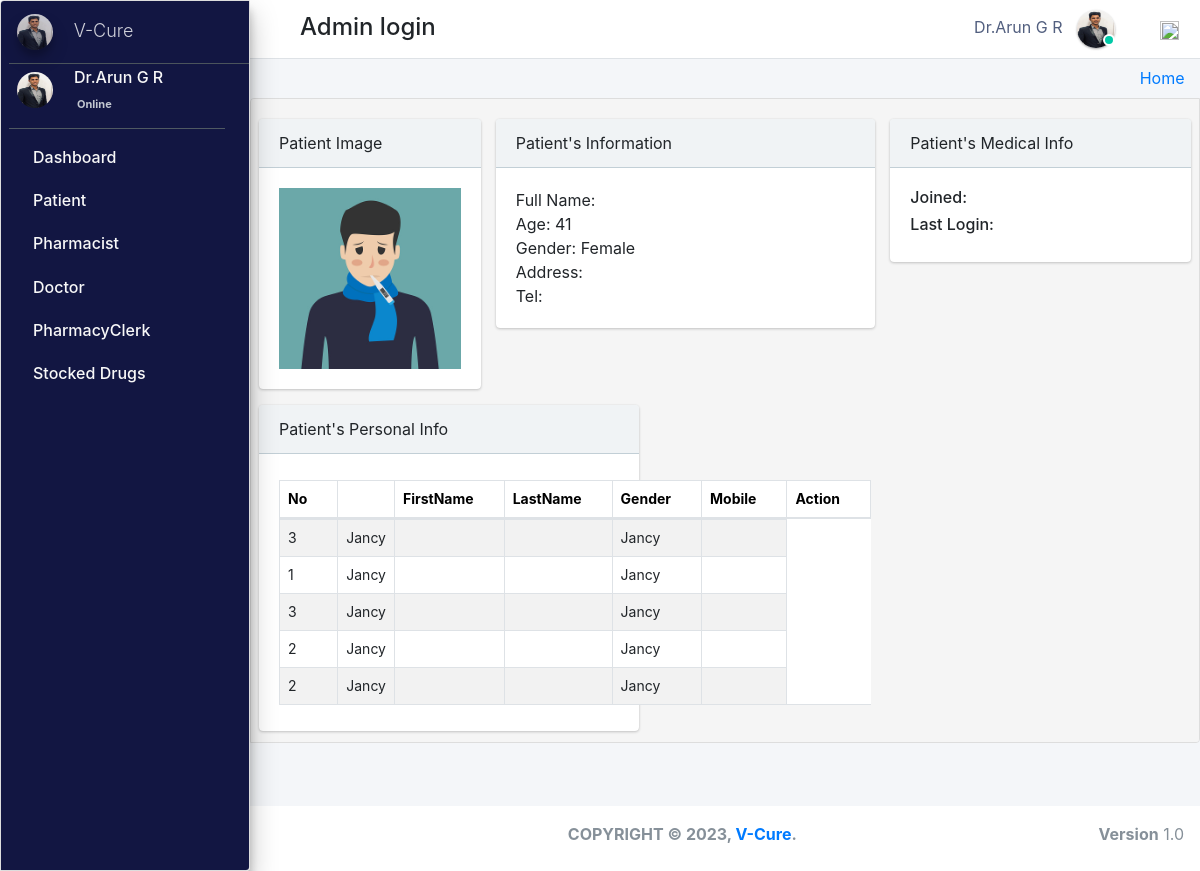
/admin_user/patient_personalRecords/8/ (signed in), run on the app's committed database.
### pharmacy/models.py (models this page shows, shortened)
class CustomUser(AbstractUser):
    user_type_data = ((1, "AdminHOD"), (2, "Pharmacist"), (3, "Doctor"), (4, "PharmacyClerk"),(5, "Patients"))
    user_type = models.CharField(default=1, choices=user_type_data, max_length=10)

class AdminHOD(models.Model):
    gender_category=(
        ('Male','Male'),
        ('Female','Female'),
    )
    admin = models.OneToOneField(CustomUser,null=True, on_delete = models.CASCADE)
    emp_no= models.CharField(max_length=100,null=True,blank=True)
    gender=models.CharField(max_length=100,null=True,choices=gender_category)
    mobile=models.CharField(max_length=10,null=True,blank=True)
    address=models.CharField(max_length=300,null=True,blank=True)
    profile_pic=models.ImageField(default="admin.png",null=True,blank=True)
    created_at = models.DateTimeField(auto_now_add=True)
    updated_at = models.DateTimeField(auto_now=True)
    date_employed=models.DateTimeField(auto_now_add=True, auto_now=False)
    objects = models.Manager()

class Patients(models.Model):
    gender_category=(
        ('Male','Male'),
        ('Female','Female'),
    )
    reg_no=models.CharField(max_length=30,null=True,blank=True,unique=True)
    gender=models.CharField(max_length=7,null=True,blank=True,choices=gender_category)
    first_name=models.CharField(max_length=20,null=True,blank=True)
    last_name=models.CharField(max_length=20,null=True,blank=True)
    dob=models.DateTimeField(auto_now_add= False, auto_now=False,null=True,blank=True)
    phone_number=models.CharField(max_length=10,null=True,blank=True)
    profile_pic=models.ImageField(default="patient.jpg",null=True,blank=True)
    age= models.IntegerField(default='0', blank=True, null=True)
    address=models.CharField(max_length=300,null=True,blank=True)
    date_admitted=models.DateTimeField(auto_now_add=True, auto_now=False)
    last_updated = models.DateTimeField(auto_now_add=False, auto_now=True)

class Dispense(models.Model):
    patient_id = models.ForeignKey(Patients, on_delete=models.DO_NOTHING,null=True)
    drug_id = models.ForeignKey(Stock, on_delete=models.SET_NULL,null=True,blank=False)
    dispense_quantity = models.PositiveIntegerField(default='1', blank=False, null=True)
    taken=models.CharField(max_length=300,null=True, blank=True)
    stock_ref_no=models.CharField(max_length=300,null=True, blank=True)
    instructions=models.TextField(max_length=300,null=True, blank=False)
    dispense_at = models.DateTimeField(auto_now_add=True,null=True, blank=True)

### pharmacy/HODViews.py (the view)
# urls.py: path('admin_user/patient_personalRecords/<pk>/',HODViews.patient_personalRecords,name='patient_record'),
def patient_personalRecords(request,pk):
    patient=Patients.objects.get(id=pk)
    prescrip=patient.prescription_set.all()
    stocks=patient.dispense_set.all()
    context={
        "patient":patient,
        "prescription":prescrip,
        "stocks":stocks
    }
    return render(request,'hod_templates/patient_personalRecords.html',context)

### pharmacy/LoginCheckMiddleWare.py (called while the page is built, shortened)
    def process_view(self, request, view_func, view_args, view_kwargs):
        modulename = view_func.__module__
        user = request.user
        if user.is_authenticated:
            if user.user_type == "1":
                if modulename == "pharmacy.HODViews":
                    pass
                elif modulename == "":
                    pass
                elif modulename == "pharmacy.views" or modulename == "django.views.static":
                    pass
                else:
                    pass
            else:
                return redirect("login")
        else:
            if request.path == reverse("login"):
                pass
            else:
                return redirect("login")

### pharmacy/templates/hod_templates/patient_personalRecords.html (shortened to what this page needs)
{% extends 'hod_templates/base_template.html'%} {% block main_content %}
<div class="content">
    <div class="row pt">
        <div class="col-lg-3">
            <div class="card">
                <div class="card-header">
                     Patient Image
                </div>
                <div class="card-body d-flex justify-content-center">
                    <img src="{{patient.profile_pic.url}}" class="img-fluid" />
                </div>
            </div>
        </div>
        <div class="col-lg-5">
            <div class="card">
                <div class="card-header">
                     Patient's Information
                </div>
                <div class="card-body">
                    <tbody>
                        <tr>
                            <td>Full Name: {{patient.patientname}}</td>
                            <br>
                            <td>Age: {{ patient.age }}</td>
                            <br>
                            <td>Gender: {{ patient.gender }}</td>
                            <br>
                            <td>Address: {{ patient.adresss }}</td>
                            <br>
                            <td>Tel: {{ patient.mobile }}</td>
                        </tr>
                    </tbody>
                </div>
            </div>
        </div>
        <div class="col-lg-4">
            <div class="card">
                <div class="card-header">
                     Patient's Medical Info
                </div>
                <div class="card-body">
                    <h6>Joined: </h6>
                    <h6>Last Login: </h6>
                </div>
            </div>
        </div>
        <div class="col-lg-5">
            <div class="card">
                <div class="card-header">
                     Patient's Personal Info
                </div>
                <div class="card-body">
                    <table class="table table-bordered table-hover dataTable">
                        <thead>
                            <tr>
                                <th>No</th>
                                <th></th>
                                <th>FirstName</th>
                                <th>LastName</th>
                                <th>Gender</th>
                                <th>Mobile</th>
                                <th class="text-center">Action</th>
                            </tr>
                        </thead>
                        <tbody>
                            {% for stock in stocks %}
                            <tr>
                                <td>{{stock.dispense_quantity}}</td>
                                <td>{{stock.patient_id.first_name}}</td>
                                <td>{{stock.sto}}</td>
                                <td>{{stock.quantity}}</td>
                                <td>{{stock.patient_id.first_name}}</td>
                                <td>
                            </tr>
                            {% endfor %}
                        </tbody>
                    </table>
                </div>
            </div>
        </div>
    </div>
</div>
{% endblock %}

### pharmacy/templates/hod_templates/base_template.html (shortened to what this page needs)
{% extends 'base_file.html' %} {% block htm %}
<body class="hold-transition sidebar-mini layout-fixed">
    <div class="wrapper">
        <nav class="main-header navbar navbar-expand navbar-white navbar-light">
            <ul class="navbar-nav">
                <li class="nav-item">
                    <a class="nav-link" data-widget="pushmenu" href="#" role="button"></a>
                </li>
            </ul>
            <h4 style="margin-left: 10px; margin-top: 5px;">Admin login </h4>
            <ul class="navbar-nav ml-auto">
                <li class="mx-3">
                    <a href="#" class="sm-submenu-with-image a">
                        <span>{{user.first_name}}  {{user.last_name}}</span>
                        <img src="{{request.user.adminhod.profile_pic.url}}" class="img-circle elevation-1" width="38" height="38" alt="">
                        <span class="avatar-status avatar-sm-status avatar-status-success"></span>
                    </a>
                </li>
                <li class="nav-item dropdown ml-3 low">
                    <a href="#" class="btn btn-outlined btn-black text-muted bg-transparent " data-toggle="dropdown" aria-expanded="false" data-wow-delay="0.7s"><img src="https://img.icons8.com/ios/50/000000/settings.png" width="19" height="19">
                    </a>
                </li>
            </ul>
        </nav>
        {% include 'hod_templates/sidebar.html'%}
        <div class="content-wrapper">
            <div class="content-header">
                <div class="container-fluid">
                    <div class="row ">
                        <div class="col-sm-6">
                        </div>
                        <div class="col-sm-6 ">
                            <ol class="breadcrumb float-sm-right">
                                <li class="breadcrumb-item"><a href="">Home</a></li>
                            </ol>
                        </div>
                    </div>
                </div>
            </div>
            {% block main_content %} {% endblock main_content %}
        </div>
        {% include 'hod_templates/footer.html'%}
    </div>
    {% endblock htm %}

### pharmacy/templates/hod_templates/sidebar.html (shortened to what this page needs)
<aside class="main-sidebar sidebar-dark-primary elevation-4">
    <a href="" class="brand-link ml-2">
        <img src="{{request.user.adminhod.profile_pic.url}}" alt="" width="36" height="36" class=" img-circle elevation-3" style="opacity: .8">
        <span class="brand-text font-weight-light mt-1 ml-3 mmust">V-Cure</span>
    </a>
    <div class="sidebar">
        <div class="user-panel mr-3">
            <div class="pull-left image sm-submenu-with-image a ml-2 ">
                <img src="{{request.user.adminhod.profile_pic.url}}" class="img-circle mt-2" width="36" height="36" alt="User Image">
            </div>
            <div class="pull-left info">
                <p>{{user.first_name}} {{user.last_name}}</p>
                <a href="#"> Online</a>
            </div>
        </div>
        <nav class="mt-2">
            <ul class="nav nav-pills nav-sidebar flex-column" data-widget="treeview" role="menu" data-accordion="false">
                <li class="nav-item">
                    <a href="{% url  'admin_dashboard' %}" class="nav-link">
                        <p>
                            Dashboard
                        </p>
                    </a>
                </li>
                <li class="nav-item">
                    <a href="#" class="nav-link">
                        <p>
                            Patient
                        </p>
                    </a>
                </li>
                <li class="nav-item">
                    <a href="#" class="nav-link">
                        <p>
                            Pharmacist
                        </p>
                    </a>
                </li>
                <li class="nav-item">
                    <a href="#" class="nav-link">
                        <p>
                            Doctor
                        </p>
                    </a>
                </li>
                <li class="nav-item">
                    <a href="#" class="nav-link">
                        <p>
                            PharmacyClerk
                        </p>
                    </a>
                </li>
                <li class="nav-item">
                    <a href="#" class="nav-link">
                        <p>
                            Stocked Drugs
                        </p>
                    </a>
                </li>
            </ul>
        </nav>
    </div>
</aside>

### static/css/main.css (style rules this page uses)
html { font-family: sans-serif; line-height: 1.15; -webkit-text-size-adjust: 100%; -webkit-tap-highlight-color: transparent; }
body { overflow-y: hidden; overflow-x: hidden; font-family: -apple-system, BlinkMacSystemFont, "Segoe UI", Roboto, "Helvetica Neue", Arial, "Noto Sans", sans-serif, "Apple Color Emoji", "Segoe UI Emoji", "Segoe UI Symbol", "Noto Color Emoji" !important; }
th { color: rgb(0, 0, 0); font-size: 14px !important; }
.content { background-color: #f5f5f5; border: 1px solid #dddddd; border-radius: 4px 0px 4px 0px; left: -1px; padding: 10px 7px 5px; }
.main-sidebar { background: #ffffff; border: 1px solid #dddddd; border-radius: 4px 0px 4px 0px; font-weight: bold; }
.content { height: 75vh; overflow-y: scroll; overflow-x: hidden; }
.content .row { margin-top: 20px !important; }
.main-sidebar { background-color: #121642 !important; color: white !important; }
.main-sidebar p { color: #f8f8f8 !important; font-weight: 500 !important }
td { font-size: 14px !important; }
.avatar-status { position: absolute; bottom: 12px; right: 75.4px; display: -ms-inline-flexbox; display: inline-flex; -ms-flex-negative: 0; flex-shrink: 0; -ms-flex-pack: center; justify-content: center; -ms-flex-align: center; align-items: center; white-space: nowrap; text-align: center; vertical-align: baseline; font-weight: 600; border: .125rem solid #fff; width: 12px; height: 12px; line-height: 1; font-size: .71094rem; border-radius: 50%; }
.avatar-status-success { color: #fff; background-color: #00c9a7; }
.table>tbody>tr>td, .table>tbody>tr>th, .table>tfoot>tr>td, .table>tfoot>tr>th, .table>thead>tr>td, .table>thead>tr>th { padding: 8px; line-height: 1.42857143; vertical-align: top; }
.pt .card-header { padding: 0.75rem 1.25rem; margin-bottom: 0; background-color: #f0f3f5; border-bottom: 1px solid #c2cfd6; }
.pull-left { float: left; }
.pull-left { float: left!important; }
.user-panel>.info { padding: 5px 5px 5px 15px; line-height: 1; position: absolute; left: 55px; }
.user-panel>.info>p { font-weight: 600; margin-bottom: 9px; }
p { margin: 0 0 10px; }
.user-panel { padding-bottom: 20px; }
.user-panel:after { clear: both; }
.user-panel:before, .user-panel:after { content: " "; display: table; }
.user-panel>.info>a { text-decoration: none; padding-right: 5px; margin-top: 3px; font-size: 11px; overflow: hidden; white-space: nowrap; }
.mmust { overflow: hidden; white-space: nowrap; font-size: 18px; }
.table { background: white !important; }
.container-fluid { width: 100%; padding-right: 15px; padding-left: 15px; margin-right: auto; margin-left: auto; }
.row { display: flex; flex-wrap: wrap; margin-right: -15px; margin-left: -15px; }
.d-flex { display: flex !important; z-index: 44; }
.d-flex { display: flex !important; }
.table tbody tr:nth-of-type(odd) { background-color: rgba(0, 0, 0, .05) !important; }
.table tbody tr:nth-of-type(odd) { background-color: rgba(197, 197, 197, 0.05) !important; }
.img-circle { border-radius: 50%; }
.content-wrapper .content-header { padding: 5px 0.5rem !important; }

### static/css/profile.css (style rules this page uses)
li { list-style-type: none ! }
.navbar-nav span { color: #525f7f !important; margin-right: 10px !important; }
body { font-family: 'Rubik', sans-serif; height: 100% !important; }
.table tbody tr:nth-of-type(odd) { background-color: rgba(0, 0, 0, .05) !important; }

### data on the page
CustomUser: first_name "Dr.Arun", last_name "G R", user.adminhod.profile_pic (picture)
Patients: profile_pic (picture), age "41", gender "Female"
Dispense: dispense_quantity "3", patient_id.first_name "Jancy"
Dispense: dispense_quantity "1", patient_id.first_name "Jancy"
Dispense: dispense_quantity "3", patient_id.first_name "Jancy"
Dispense: dispense_quantity "2", patient_id.first_name "Jancy"
Dispense: dispense_quantity "2", patient_id.first_name "Jancy"
